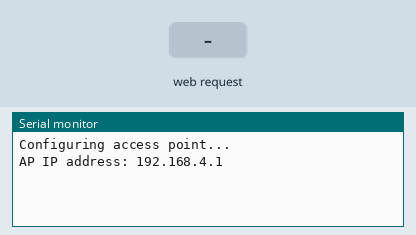
A sketch run on a simulated ESP32. Parts: the last lines printed to the serial monitor. Inputs (shaded band) come from the test bench.

Above: at 1.7 s.
1.8 s: HTTP request GET /str received
At 2.1 s:
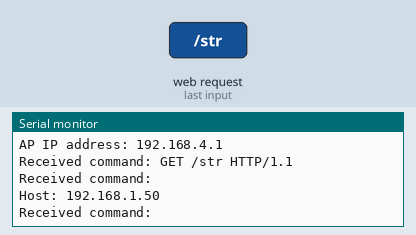
3.3 s: HTTP request GET /rot received
At 4.61 s:
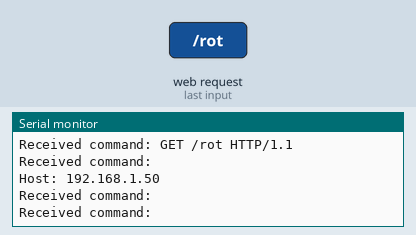
4.8 s: HTTP request GET /cir received
At 5.6 s:
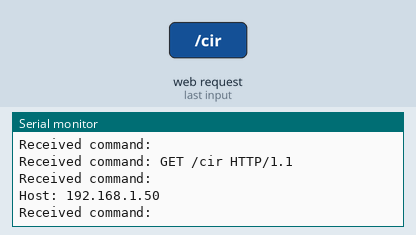

The sketch:

sender.ino
```cpp
#include <WiFi.h>
#include <HardwareSerial.h>

#define TX_PIN 16 // GPIO1
#define RX_PIN 17 // GPIO3

const char *ssid = "RoboFuntastic";
const char *password = "123456789";
WiFiServer server(80);
WiFiClient client;

void setup() {
  Serial.begin(115200,SERIAL_8N1, TX_PIN, RX_PIN);
  delay(500);
  Serial.println("Configuring access point...");
  WiFi.softAP(ssid, password);
  IPAddress IP = WiFi.softAPIP();
  Serial.print("AP IP address: ");
  Serial.println(IP);
  server.begin();

}

void loop() {
 WiFiClient client = server.available();   // listen for incoming clients


  if (client) {
    while (client.connected()) {
    if (client.available()) {
      String command = client.readStringUntil('\r');
      Serial.println("Received command: " + command);
      // Process the command here (e.g., move motors based on the received command)

            if (command.startsWith("str")) {
          delay(1000); // Wait for 1 second
          client.println("str_ok");
          Serial.println("Sent: str_ok");
        }

            if (command.startsWith("rot")) {
          delay(1000); // Wait for 1 second
          client.println("rot_ok");
          Serial.println("Sent: rot_ok");
        }

            if (command.startsWith("cir")) {
          delay(1000); // Wait for 1 second
          client.println("cir_ok");
          Serial.println("Sent: cir_ok");
        }

    }
  } }

}


//ESP32
```

Measured:
- after the input at 1.8 s, the serial monitor: prints a new line at once (image 1)
- after the input at 3.3 s, the serial monitor: prints a new line at once (image 2)
- after the input at 4.8 s, the serial monitor: prints a new line at once (image 3)
